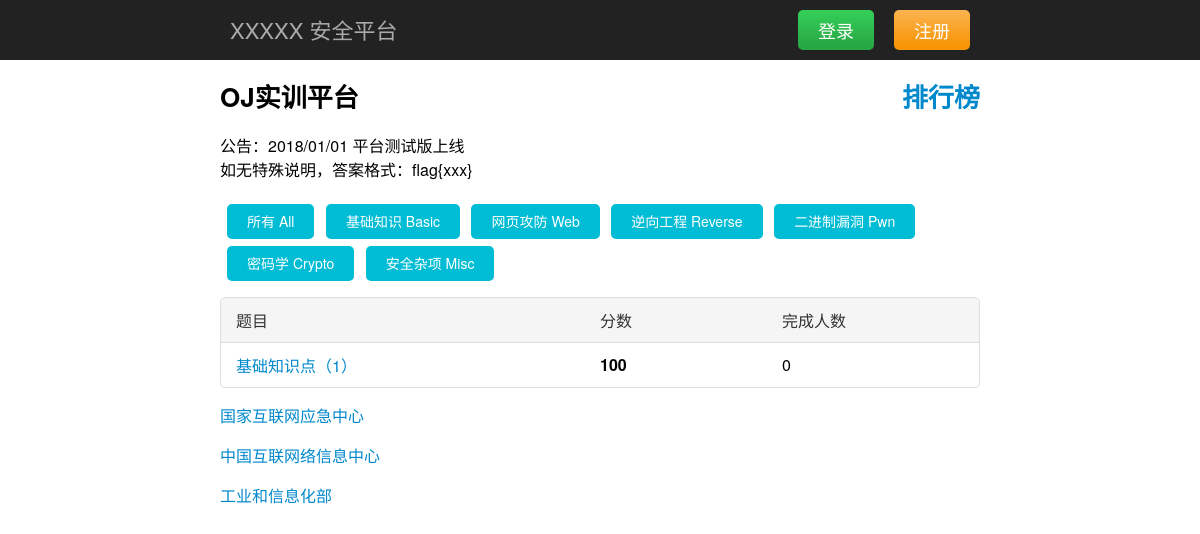
Screenshot of /?id=1 with the database file from the repository.
### tables this page shows
CREATE TABLE IF NOT EXISTS `catalog` (
  `id` int(10) unsigned NOT NULL AUTO_INCREMENT,
  `name` varchar(255) DEFAULT NULL,
  PRIMARY KEY (`id`),
  UNIQUE KEY `id` (`id`) USING BTREE
);

CREATE TABLE IF NOT EXISTS `problem` (
  `id` int(10) unsigned NOT NULL AUTO_INCREMENT,
  `type` int(10) unsigned DEFAULT '0',
  `time` bigint(20) unsigned DEFAULT '0',
  `title` varchar(255) DEFAULT NULL,
  `content` text,
  `url` varchar(255) DEFAULT NULL,
  `score` int(10) unsigned DEFAULT '0',
  `flag` varchar(255) DEFAULT NULL,
  PRIMARY KEY (`id`),
  UNIQUE KEY `id` (`id`) USING BTREE,
  KEY `type` (`type`) USING BTREE,
  KEY `time` (`time`) USING BTREE
);

### config.php (called while the page is built, shortened)
<?php
function RunDB($sql_query){
    $result=mysql_query($sql_query);
    return $result;
}
?>

### index.php (the view, shortened to what this page needs)
<?php
include 'config.php';
$page_count = $GLOBALS['index_page_count'];
$catalog = array();
$row = array();
$row['id'] = 0;
$row['name'] = '所有 All';
array_push($catalog, $row);
$result = RunDB("SELECT `id`, `name` FROM `catalog`");
if (mysql_num_rows($result) > 0) {
    while ($row = mysql_fetch_assoc($result)) {
        array_push($catalog, $row);
    }
}
@$g_id = $_GET['id'];
@$g_id = (int) $g_id;
@$g_p = $_GET['p'];
@$g_p = (int) $g_p;
if (!isset($g_p) || !is_numeric($g_p) || !is_int((int) $g_p) || $g_p <= 0) $g_p = 1;
$page_offset = ($g_p - 1) * $page_count;
$problem = array();
$result = RunDB("SELECT `id`, `title`, `score` FROM `problem` WHERE `type` = {$g_id} ORDER BY `time` DESC LIMIT {$page_offset}, {$page_count}");
if (mysql_num_rows($result) > 0) {
    while ($row = mysql_fetch_assoc($result)) {
        $result_1 = RunDB("SELECT COUNT(*) FROM `achieve` WHERE `problemid` = {$row['id']}");
        $row['solved'] = mysql_fetch_row($result_1);
        $row['solved'] = (int) $row['solved'][0];
        if (isset($_SESSION['user'])) {
            $result_2 = RunDB("SELECT COUNT(*) FROM `achieve` WHERE `userid` = {$_SESSION['user']} AND `problemid` = {$row['id']}");
            $row['achieve'] = mysql_fetch_row($result_2);
            $row['achieve'] = (int) $row['achieve'][0];
        }else{
            $row['achieve'] = 0;
        }
        array_push($problem, $row);
    }
}
?>
<!DOCTYPE html>
<html lang="zh">
<head>
    <link rel="stylesheet" type="text/css" href="static/style.min.css" />
</head>
<body>
    <div id="header">
        <header>
            <a id="title" href="./"><?php echo $GLOBALS['site_name']; ?></a>
            <?php if (isset($_SESSION['user'])) { ?>
                <a id="logout" href="logout.php">注销 <?php echo $user_name; ?></a>
                <a id="ucenter" href="ucenter.php">用户中心</a>
            <?php }else{ ?>
                <a id="register" href="register.php">注册</a>
                <a id="login" href="login.php">登录</a>
            <?php } ?>
        </header>
    </div>
    <div id="container">
    <p><?php echo $GLOBALS['announce_index']; ?></p>
    <?php foreach ($catalog as $row) { ?>
    <a id="tag" href="?id=<?php echo $row['id']; ?>"><?php echo $row['name']; ?></a>
    <?php } ?>
    <ul id="problems">
        <li class="heading">题目<span>完成人数</span><span>分数</span></li>
        <?php foreach ($problem as $row) { ?>
            <li class="problem-<?php if ($row['achieve'] == 0) echo 'un'; ?>solved">
                <a class="problem-title" href="problem.php?id=<?php echo $row['id']; ?>"><?php echo $row['title']; ?></a>
                <span class="problem-user-solved"><?php echo $row['solved']; ?></span>
                <span class="problem-score"><?php echo $row['score']; ?></span>
            </li>
        <?php } ?>
    </ul>
    <div id="footer"><?php echo $GLOBALS['footer']; ?></div>
    <div class="empty" style="height:50px;"></div>
    </div>
</body>
</html>

### rows the page displays
catalog: name "基础知识 Basic"
catalog: name "网页攻防 Web"
catalog: name "逆向工程 Reverse"
catalog: name "二进制漏洞 Pwn"
catalog: name "密码学 Crypto"
catalog: name "安全杂项 Misc"
problem: title "基础知识点（1）", solved "0", score "100"

### other values shown
$GLOBALS['site_name'] "XXXXX 安全平台"
$GLOBALS['announce_index'] "OJ实训平台 排行榜 公告：2018/01/01 平台测试版上线 如无特殊说明，答案格式：flag{xxx}"
$row['name'] "所有 All"
$GLOBALS['footer'] "国家互联网应急中心 中国互联网络信息中心 工业和信息化部"
